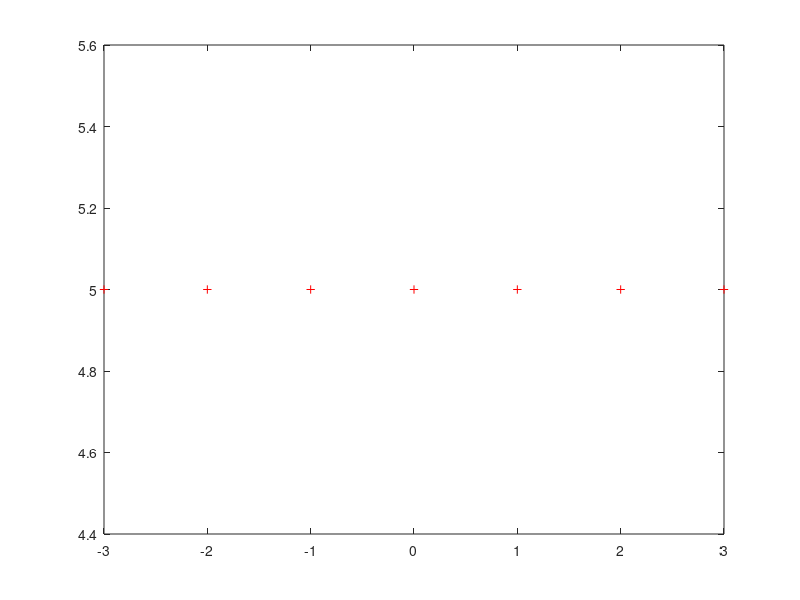

The MATLAB source for this figure: (Note: this script raises an error after producing the figure.)
clc
input('Ejercicio 2, metodo punto fijo\n');
fx=input('Ingrese la funcion\n','s');
x=-3:1:3;
gx=input('Ingrese el despeje de la funcion\n','s');
i=input('ingrese el numero de iteraciones\n');
xi=input('Introduzca el punto inicial\n');
g=inline(gx);
f=inline(fx);
y=f(x);
plot(x,y,'r+-');
[x',y']
fprintf('n\t\txi\t\tf(xi)\t\tg(xi)\t\tEr\n')
for j=1:i
    fxi=f(xi);
    gxi=g(xi);
    er=abs((xi-gxi)*100);
    fprintf('%d\t\t%.2f\t  %.2f\t\t  %.2f\t\t  %.2f\n',j,xi,fxi,gxi,er)
    xi=gxi;
end
plot(i,er,'color',[1 0 0],'LineWidth', 2);
grid on
hold on
